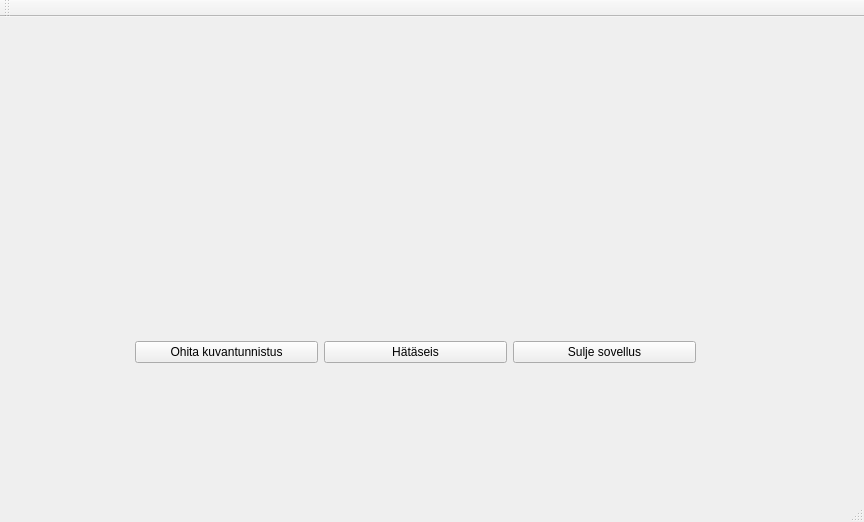
<?xml version="1.0" encoding="UTF-8"?>
<ui version="4.0">
 <class>MainWindow</class>
 <widget class="QMainWindow" name="MainWindow">
  <property name="geometry">
   <rect>
    <x>0</x>
    <y>0</y>
    <width>864</width>
    <height>522</height>
   </rect>
  </property>
  <property name="windowTitle">
   <string>MainWindow</string>
  </property>
  <widget class="QWidget" name="centralWidget">
   <widget class="QWidget" name="gridLayoutWidget">
    <property name="geometry">
     <rect>
      <x>130</x>
      <y>300</y>
      <width>571</width>
      <height>71</height>
     </rect>
    </property>
    <layout class="QGridLayout" name="gridLayout">
     <property name="leftMargin">
      <number>5</number>
     </property>
     <property name="topMargin">
      <number>5</number>
     </property>
     <property name="rightMargin">
      <number>5</number>
     </property>
     <property name="bottomMargin">
      <number>5</number>
     </property>
     <item row="2" column="1">
      <widget class="QPushButton" name="photoreg_bypass_button">
       <property name="text">
        <string>Ohita kuvantunnistus</string>
       </property>
      </widget>
     </item>
     <item row="2" column="3">
      <widget class="QPushButton" name="close_button">
       <property name="text">
        <string>Sulje sovellus</string>
       </property>
      </widget>
     </item>
     <item row="2" column="2">
      <widget class="QPushButton" name="stop_button">
       <property name="text">
        <string>Hätäseis</string>
       </property>
      </widget>
     </item>
    </layout>
   </widget>
  </widget>
  <widget class="QMenuBar" name="menuBar">
   <property name="geometry">
    <rect>
     <x>0</x>
     <y>0</y>
     <width>864</width>
     <height>21</height>
    </rect>
   </property>
  </widget>
  <widget class="QToolBar" name="mainToolBar">
   <attribute name="toolBarArea">
    <enum>TopToolBarArea</enum>
   </attribute>
   <attribute name="toolBarBreak">
    <bool>false</bool>
   </attribute>
  </widget>
  <widget class="QStatusBar" name="statusBar"/>
 </widget>
 <layoutdefault spacing="6" margin="11"/>
 <resources/>
 <connections/>
</ui>
